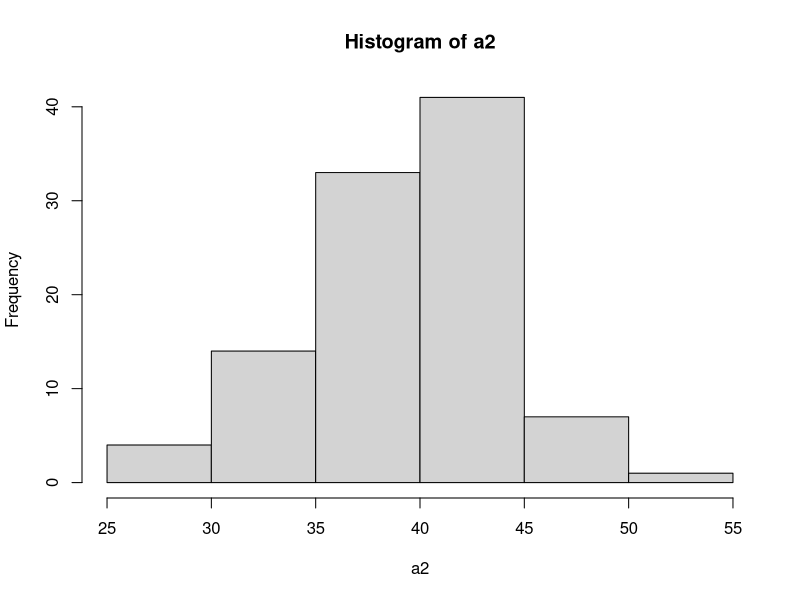
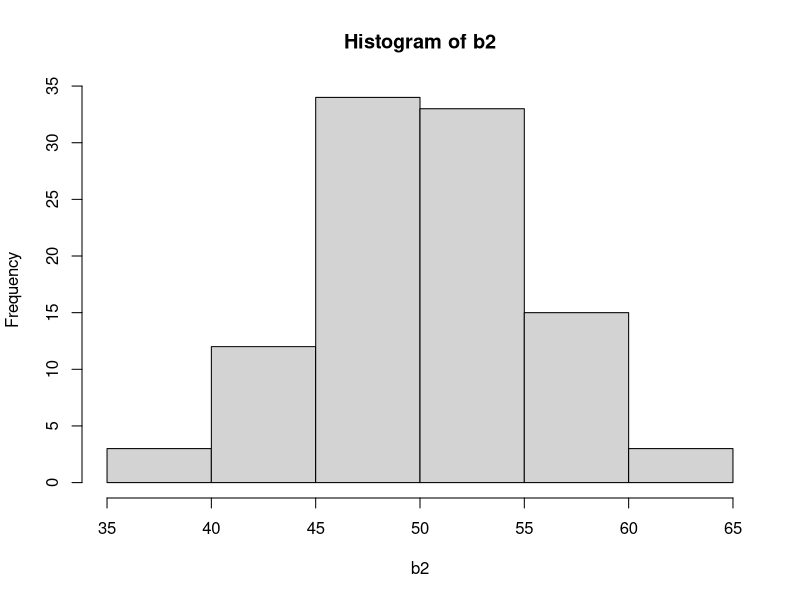
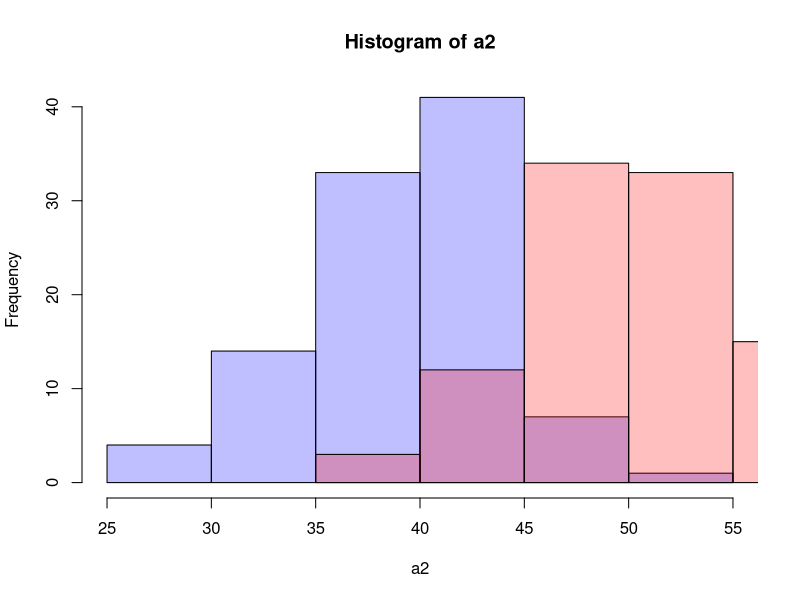

Here is the R script that generated these plots, in order:
times=100
simulate_class=function(n,fullmark){
  class=runif(n,0,fullmark)
  mean1=sum(class)/length(class)
  #print(c)
  mean1
}
tot2=0
a2=array(dim=times)
b2=array(dim=times)
for(i in 1:times){
  a2[i]=simulate_class(26,80)
  b2[i]=simulate_class(26,100)
  if(a2[i]>b2[i])
    tot2=tot2+1
}
tot2
#a2
#b2
p2=1.0*tot2/times
p2
#a2
#b2
png(file="q2.png")
figa=hist(a2)
figb=hist(b2)
plot(figa,col=rgb(0,0,1,1/4))
plot(figb,col=rgb(1,0,0,1/4),add=T)
dev.off()

#result:p2>0.05
#one-tailed H0:u1<u2 or u1>u2
#two-tailed H0:u1=u2
